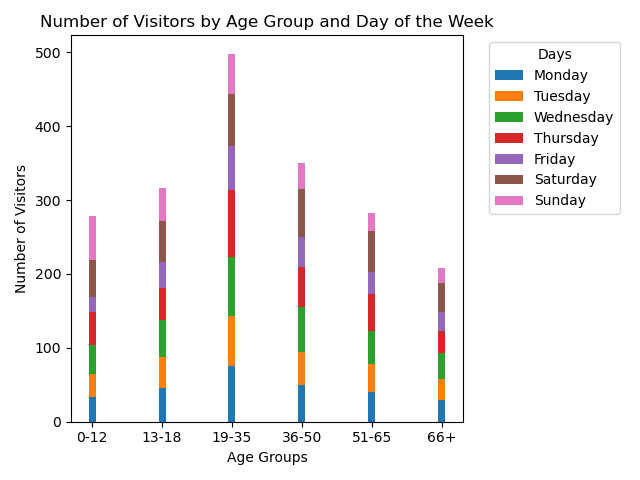

Source code (Python):

import matplotlib.pyplot as plt
import numpy as np

# Data from your table
data = [
    {'Age Group': '0-12', 'Monday': 34, 'Tuesday': 30, 'Wednesday': 40, 'Thursday': 45, 'Friday': 20, 'Saturday': 50, 'Sunday': 60},
    {'Age Group': '13-18', 'Monday': 45, 'Tuesday': 42, 'Wednesday': 50, 'Thursday': 44, 'Friday': 35, 'Saturday': 55, 'Sunday': 45},
    {'Age Group': '19-35', 'Monday': 75, 'Tuesday': 68, 'Wednesday': 80, 'Thursday': 90, 'Friday': 60, 'Saturday': 70, 'Sunday': 55},
    {'Age Group': '36-50', 'Monday': 50, 'Tuesday': 45, 'Wednesday': 60, 'Thursday': 55, 'Friday': 40, 'Saturday': 65, 'Sunday': 35},
    {'Age Group': '51-65', 'Monday': 40, 'Tuesday': 38, 'Wednesday': 45, 'Thursday': 50, 'Friday': 30, 'Saturday': 55, 'Sunday': 25},
    {'Age Group': '66+', 'Monday': 30, 'Tuesday': 28, 'Wednesday': 35, 'Thursday': 30, 'Friday': 25, 'Saturday': 40, 'Sunday': 20}
]

# Age Groups and Days of the week
age_groups = [entry['Age Group'] for entry in data]
days = ['Monday', 'Tuesday', 'Wednesday', 'Thursday', 'Friday', 'Saturday', 'Sunday']

# Initialising numpy arrays to hold the data for the bar heights
visits_per_day = {day: np.array([entry[day] for entry in data]) for day in days}

# Number of age groups
n_groups = len(age_groups)

# Create a figure and an axis
fig, ax = plt.subplots()

# The bar locations on the x-axis
ind = np.arange(n_groups)
width = 0.1  # the width of the bars

# Stacking the bars
for i, day in enumerate(days):
    if i == 0:
        ax.bar(ind, visits_per_day[day], width, label=day)
    else:
        prev_data = sum(visits_per_day[days[j]] for j in range(i))
        ax.bar(ind, visits_per_day[day], width, bottom=prev_data, label=day)

# Add some text for labels, title, and custom x-axis tick labels, etc.
ax.set_xlabel('Age Groups')
ax.set_ylabel('Number of Visitors')
ax.set_title('Number of Visitors by Age Group and Day of the Week')
ax.set_xticks(ind)
ax.set_xticklabels(age_groups)
ax.legend(title='Days', bbox_to_anchor=(1.05, 1), loc='upper left')

plt.tight_layout()   # To adjust plots to fit into figure cleanly
plt.show()
